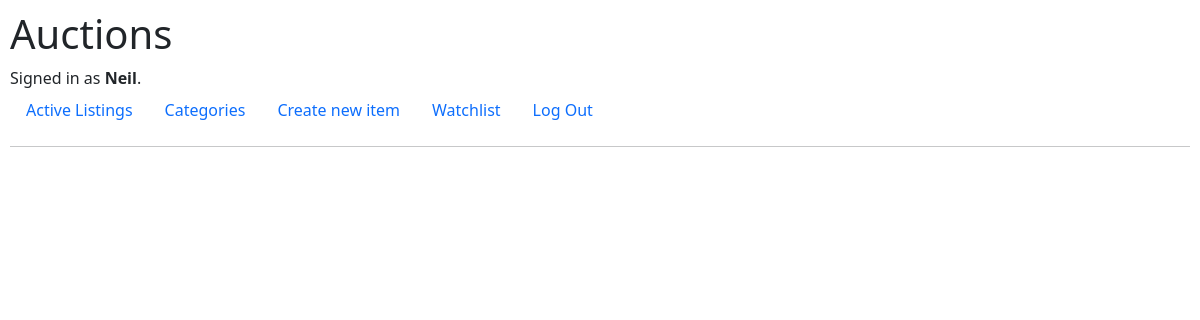
Before: /categories (signed in) with the older database file.
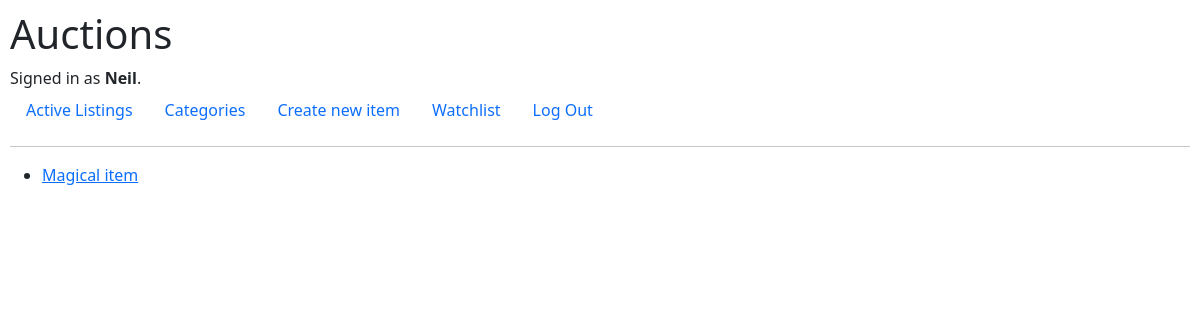
After: the same page with the newer database file.
### auctions/models.py (models this page shows)
class User(AbstractUser):
    pass

class categories(models.Model):
    name= models.CharField(max_length=64)
    item= models.ManyToManyField(auction_item,related_name="classify")
    def __str__(self):
        return f"{self.name}"

### auctions/views.py (the view)
# urls.py: path("categories",views.viewcategories,name="categories"),
def viewcategories(request):
    return render(request, "auctions/categories.html", {
        "categories": categories.objects.all(),
    })

### auctions/templates/auctions/categories.html
{% extends "auctions/layout.html" %}
{% block body %}
    {% for ct in categories %}
    <ul>
        <li><a href="{% url 'categories'%}">{{ct}}</a></li>
    </ul>
    {% endfor %}
{% endblock %}

### auctions/templates/auctions/layout.html (shortened to what this page needs)
{% load static %}
<!DOCTYPE html>
<html lang="en">
    <head>
        <link rel="stylesheet" href="https://cdn.jsdelivr.net/npm/bootstrap@5.2.0/dist/css/bootstrap.min.css">
        <link href="{% static 'auctions/styles.css' %}" rel="stylesheet">
    </head>
    <body>
        <h1>Auctions</h1>
        <div>
            {% if user.is_authenticated %}
                Signed in as <strong>{{ user.username }}</strong>.
            {% else %}
                Not signed in.
            {% endif %}
        </div>
        <ul class="nav">
            <li class="nav-item">
                <a class="nav-link" href="{% url 'index' %}">Active Listings</a>
            </li>
            <li class="nav-item">
                <a class="nav-link" href="{% url 'categories' %}">Categories</a>
            </li>
            <li class="nav-item">
                <a class="nav-link" href="{% url 'new_item' %}">Create new item</a>
            </li>
            {% if user.is_authenticated %}
                <li class="nav-item">
                    <a class="nav-link" href="{% url 'watchlist' %}">Watchlist</a>
                </li>
                <li class="nav-item">
                    <a class="nav-link" href="{% url 'logout' %}">Log Out</a>
                </li>
            {% endif %}
        </ul>
        <hr>
        {% block body %}
        {% endblock %}
    </body>
</html>

### auctions/static/auctions/styles.css (style rules this page uses)
body { padding: 10px; }

Changed rows visible on the page:
added categories: name "Magical item"
